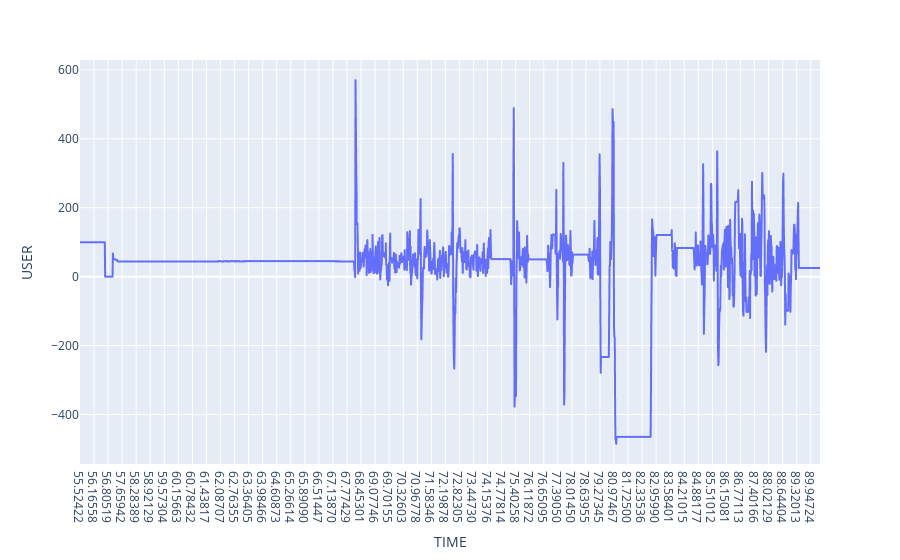

The notebook cell this image was saved under:
### Code cell
import plotly.express as px


fig = px.line(df, x='TIME', y="USER")
fig.show()

### Figure 1 — Plotly figure (JSON) as saved in the notebook; plotly's stock layout.template omitted (floating-point values rounded to 4 significant figures; data arrays with more than 128 entries replaced by an {"elided": "..."} marker saying what was removed)
{"data": [{"hovertemplate": "TIME=%{x}<br>USER=%{y}<extra></extra>", "legendgroup": "", "line": {"color": "#636efa", "dash": "solid"}, "marker": {"symbol": "circle"}, "mode": "lines", "name": "", "showlegend": false, "type": "scattergl", "x": {"elided": "2002 str values"}, "xaxis": "x", "y": {"elided": "2002 int values"}, "yaxis": "y"}], "layout": {"legend": {"tracegroupgap": 0}, "margin": {"t": 60}, "xaxis": {"anchor": "y", "domain": [0, 1], "title": {"text": "TIME"}}, "yaxis": {"anchor": "x", "domain": [0, 1], "title": {"text": "USER"}}}}
